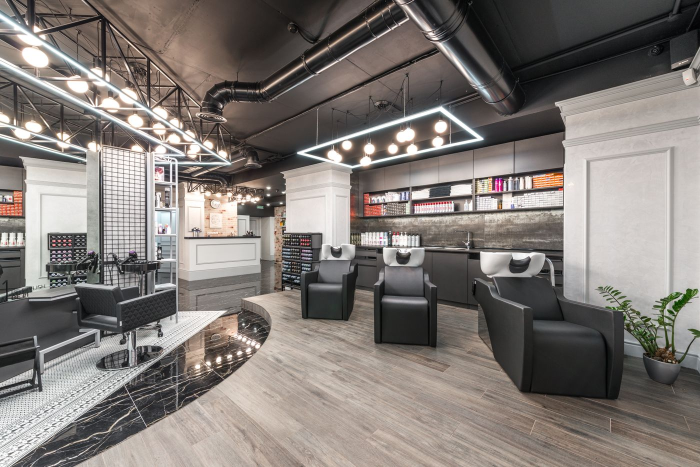
#> input picture tools/bake/sources/branja-7195805.jpg, 1400 x 934 px, given in place of r-16465605.jpg, which was not available (shown at 1/2 size)
$ python rest.py
#> lines starting #> are read from the running program, lines starting #| are printed output that depends on the picture
"""Bake the photography for the remaining showcases.

    python tools/bake/rest.py

Sources (Pexels, free to use):
  16465605  shelter dogs      -> nudge "Visit shelter"
  39206252  vegetables        -> nudge "Get vegetables"
  4920448   running           -> nudge "Exercise"
  14773255 / 39259260 / 4803921  -> primeplan's three progress frames
  18250454  swings            -> glu's calm frame
  2333596   yellow beanie     -> strid's profile
  12196859 / 5784267          -> drift's surf posts
  7669127   picnic            -> trip's post
  12903349  portrait          -> meet's profile
"""

import os

from PIL import Image

SRC = 'tools/bake/sources/rest'


def cover(path, w, h, focus=0.5):
    im = Image.open(path).convert('RGB')
    scale = max(w / im.width, h / im.height)
    nw, nh = max(w, int(im.width * scale + 1)), max(h, int(im.height * scale + 1))
    im = im.resize((nw, nh), Image.LANCZOS)
    x = (nw - w) // 2
    y = int((nh - h) * focus)
    return im.crop((x, y, x + w, y + h))


def face(path, size, share=0.7, top=0.04):
    im = Image.open(path).convert('RGB')
    w, h = im.size
    side = int(min(w, h) * share)
    t = int(h * top)
    im = im.crop((w // 2 - side // 2, t, w // 2 + side // 2, min(h, t + side)))
    scale = max(size / im.width, size / im.height)
    im = im.resize((int(im.width * scale + 1), int(im.height * scale + 1)), Image.LANCZOS)
    x, y = (im.width - size) // 2, (im.height - size) // 2
    return im.crop((x, y, x + size, y + size))


JOBS = [
    # nudge: three habit cards at 128x112dp
    ('r-16465605.jpg', 'nudgehome', 'shelter.jpg', 'cover', (384, 336), 0.5),
    ('r-39206252.jpg', 'nudgehome', 'veg.jpg', 'cover', (384, 336), 0.5),
    ('r-4920448.jpg', 'nudgehome', 'exercise.jpg', 'cover', (384, 336), 0.35),
    # primeplan: three progress frames at 96x120dp
    ('r-14773255.jpg', 'primeplan', 'p1.jpg', 'cover', (288, 360), 0.4),
    ('r-39259260.jpg', 'primeplan', 'p2.jpg', 'cover', (288, 360), 0.4),
    ('r-4803921.jpg', 'primeplan', 'p3.jpg', 'cover', (288, 360), 0.3),
    # glu
    ('../wander/cabin-27667695.jpg', 'gluwhy', 'calm.jpg', 'cover', (1020, 760), 0.45),
    # strid
    # A portrait facing the camera: the first pick was the back of her head,
    # which is a photograph of a beanie rather than of a person.
    ('h-31992449.jpg', 'stridprofile', 'lisa.jpg', 'cover', (1020, 1180), 0.35),
    # drift
    ('r-5784267.jpg', 'driftfeed', 'post1.jpg', 'cover', (1020, 900), 0.5),
    ('../wander/beach-4784988.jpg', 'driftfeed', 'post2.jpg', 'cover', (1020, 760), 0.5),
    # trip
    ('r-7669127.jpg', 'tripfeed', 'post1.jpg', 'cover', (1020, 900), 0.45),
    ('../wander/fjord-33695268.jpg', 'tripfeed', 'post2.jpg', 'cover', (1020, 760), 0.5),
]

EXTRA = [
    # trip: three story frames and two post photographs
    ('../social/s-10433242.jpg', 'tripfeed', 'story1.jpg', (210, 282), 0.4),
    ('../wander/beach-4784988.jpg', 'tripfeed', 'story2.jpg', (210, 282), 0.5),
    ('r-7669127.jpg', 'tripfeed', 'story3.jpg', (210, 282), 0.45),
    ('../social/s-15085069.jpg', 'tripfeed', 'photo2.jpg', (600, 720), 0.5),
    # drift
    ('../wander/beach-4784988.jpg', 'driftfeed', 'post3.jpg', (1020, 760), 0.5),
    # meet: three oval frames
    ('../social/s-15085069.jpg', 'meetprofile', 'm1.jpg', (300, 390), 0.5),
    ('h-3903736.jpg', 'meetprofile', 'm2.jpg', (300, 390), 0.3),
    ('r-12903349.jpg', 'meetprofile', 'm3.jpg', (300, 390), 0.3),
]

FACES = [
    ('h-3903736.jpg', 'meetprofile', 'roselyn.jpg', 480, 0.8, 0.0),
    # primeplan's "10k+" stack: four faces at 30dp.
    ('r-12903349.jpg', 'primeplan', 'u1.jpg', 108, 0.72, 0.02),
    # Faces, not figures: a runner and a back-of-head read as blank discs at
    # 30dp, which is the size these are actually seen at.
    ('../huddle/face-37038761.jpg', 'primeplan', 'u2.jpg', 108, 0.66, 0.04),
    ('../b3/man-36712860.jpg', 'primeplan', 'u3.jpg', 108, 0.74, 0.01),
    ('../huddle/face-8727434.jpg', 'primeplan', 'u4.jpg', 108, 0.7, 0.04),
    ('r-12903349.jpg', 'driftfeed', 'author.jpg', 192, 0.72, 0.02),
    ('r-2333596.jpg', 'tripfeed', 'author.jpg', 192, 0.9, 0.0),
]


def main():
    for _, out, *_rest in JOBS + FACES + EXTRA:
        os.makedirs(os.path.join('assets/images', out), exist_ok=True)

    for src, out, name, _kind, (w, h), focus in JOBS:
        cover(os.path.join(SRC, src), w, h, focus).save(
            os.path.join('assets/images', out, name), quality=88
        )
#> in cover, im is the input picture: PIL image 1400x934 RGB; mean R, G, B 129.2, 122.7, 118.4
#> in cover, `im = im.resize((nw, nh), Image.LANCZOS)`:
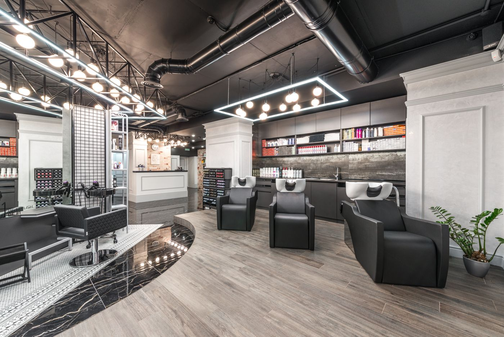
#> im: PIL image 504x337 RGB; mean R, G, B 129.2, 122.7, 118.4
#> in cover, `return im.crop((x, y, x + w, y + h))`:
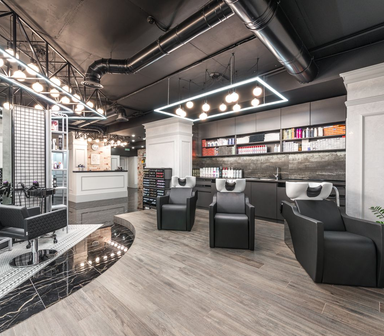
#> returned value: PIL image 384x336 RGB; mean R, G, B 125.8, 118.3, 113.8
        print(out + '/' + name)
#> pass 2 of the loop in main, `for src, out, name, _kind, (w, h), focus in JOBS:`:
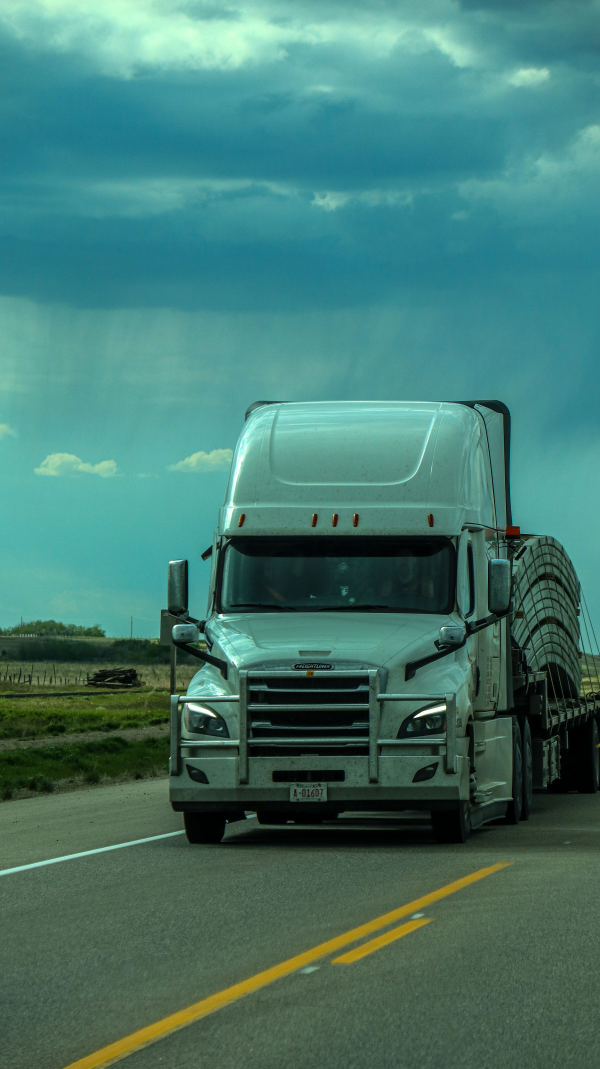
#> input picture tools/bake/sources/cargo-12261472.jpg, 1800 x 3206 px, given in place of r-39206252.jpg, which was not available (shown at 1/3 size)
#> in cover, im is the input picture: PIL image 1800x3206 RGB; mean R, G, B 68.1, 120.8, 111.4
#> in cover (call 2), `im = im.resize((nw, nh), Image.LANCZOS)`:
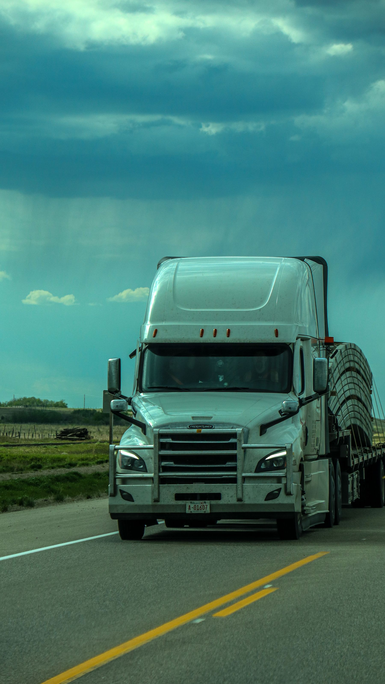
#> im: PIL image 385x684 RGB; mean R, G, B 68.1, 120.8, 111.4
#> in cover (call 2), `return im.crop((x, y, x + w, y + h))`:
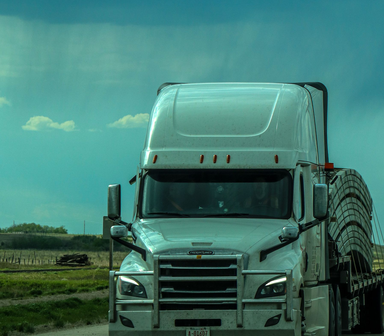
#> returned value: PIL image 384x336 RGB; mean R, G, B 64.5, 119.4, 110.1

    for src, out, name, (w, h), focus in EXTRA:
        cover(os.path.join(SRC, src), w, h, focus).save(
            os.path.join('assets/images', out, name), quality=88
        )
        print(out + '/' + name)

    for src, out, name, size, share, top in FACES:
        face(os.path.join(SRC, src), size, share, top).save(
            os.path.join('assets/images', out, name), quality=90
        )
        print(out + '/' + name)


if __name__ == '__main__':
#> (the run stopped early here; a loop or call above may not have finished)
